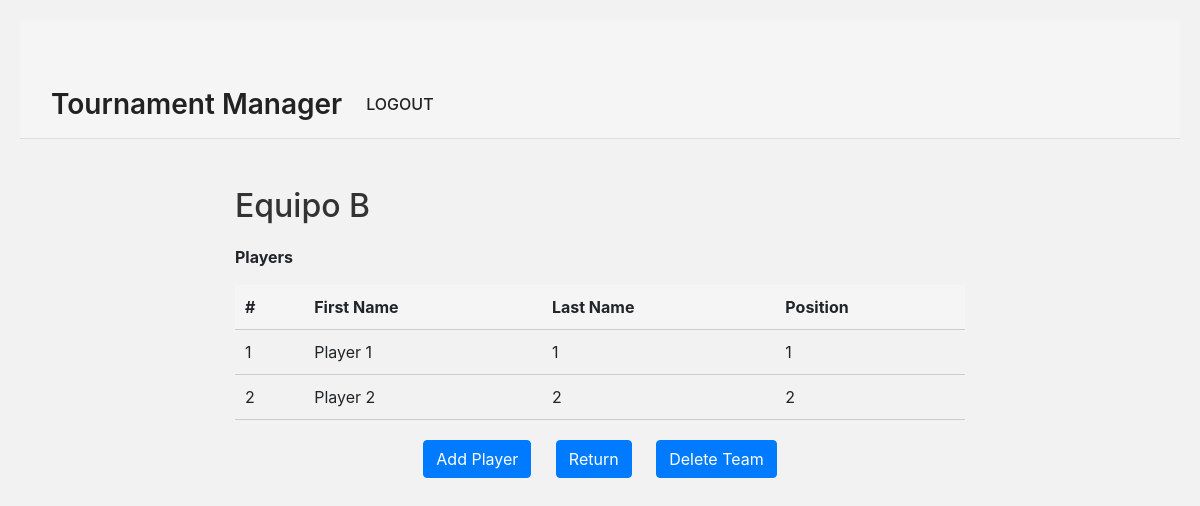
Page /14/26 (signed in) on the committed database.
### main/models.py (models this page shows, shortened)
class Team(models.Model):
    team_id = models.AutoField(primary_key=True)
    league_id = models.ForeignKey(League, on_delete=models.CASCADE)
    name = models.CharField(max_length=30)
    shorthand = models.CharField(max_length=3)
    points = models.IntegerField(null=False, default=0)
    goals_scored = models.IntegerField(null=False, default=0)
    goals_lost = models.IntegerField(null=False, default=0)
    wins = models.IntegerField(null=False, default=0)
    draws = models.IntegerField(null=False, default=0)
    lost = models.IntegerField(null=False, default=0)

class Player(models.Model):
    player_id = models.AutoField(primary_key=True)
    team_id = models.ForeignKey(Team, on_delete=models.CASCADE)
    first_name = models.CharField(max_length=30)
    second_name = models.CharField(max_length=30)
    position = models.CharField(max_length=20)
    goals = models.IntegerField(null=False, default=0)
    asists = models.IntegerField(null=False, default=0)

### main/views.py (the view, shortened to what this page needs)
# urls.py: path('<int:lid>/<int:tid>', views.team, name='player index'),
@login_required
def team(response, lid, tid):
    t = Team.objects.get(team_id=tid)
    return render(response, 'main/team.html', {"t":t})

### templates/main/team.html (shortened to what this page needs)
{% extends "main/base.html" %}
{% block content %}
<h1>{{ t.name }}</h1>
<p><b>Players</b></p>
<table class="players-table">
    <thead>
        <tr>
            <th scope="col">#</th>
            <th scope="col">First Name</th>
            <th scope="col">Last Name</th>
            <th scope="col">Position</th>
        </tr>
    </thead>
    <tbody>
        {% for player in t.player_set.all %}
        <tr>
            <td>{{ forloop.counter }}</td>
            <td>{{ player.first_name }}</td>
            <td>{{ player.second_name }}</td>
            <td>{{ player.position }}</td>
        </tr>
        {% endfor %}
    </tbody>
</table>
<div class="btn-container">
    <a href="/{{ t.league_id.league_id }}/{{ t.team_id }}/addplayer" class="btn btn-primary">Add Player</a>
    <a href="/{{ t.league_id.league_id }}" class="btn btn-primary">Return</a>
    <button type="delete" class="btn btn-primary" name="deleteT" value="deleteT">Delete Team</button>
</div>
{% endblock %}

### templates/main/team.html (style rules this page uses)
body { background-color: #f2f2f2; padding: 20px; }
h1 { font-size: 32px; color: #333; margin-bottom: 20px; }
.players-table { width: 100%; border-collapse: collapse; margin-bottom: 20px; }
.players-table th, .players-table td { padding: 10px; text-align: left; border-bottom: 1px solid #ccc; }
.players-table th { background-color: #f5f5f5; font-weight: bold; }
.btn-container { text-align: center; margin-top: 20px; }
.btn-container .btn { margin: 0 10px; }

### rows in the picture
Team: name "Equipo B"
Player: first_name "Player 1", second_name "1", position "1"
Player: first_name "Player 2", second_name "2", position "2"
